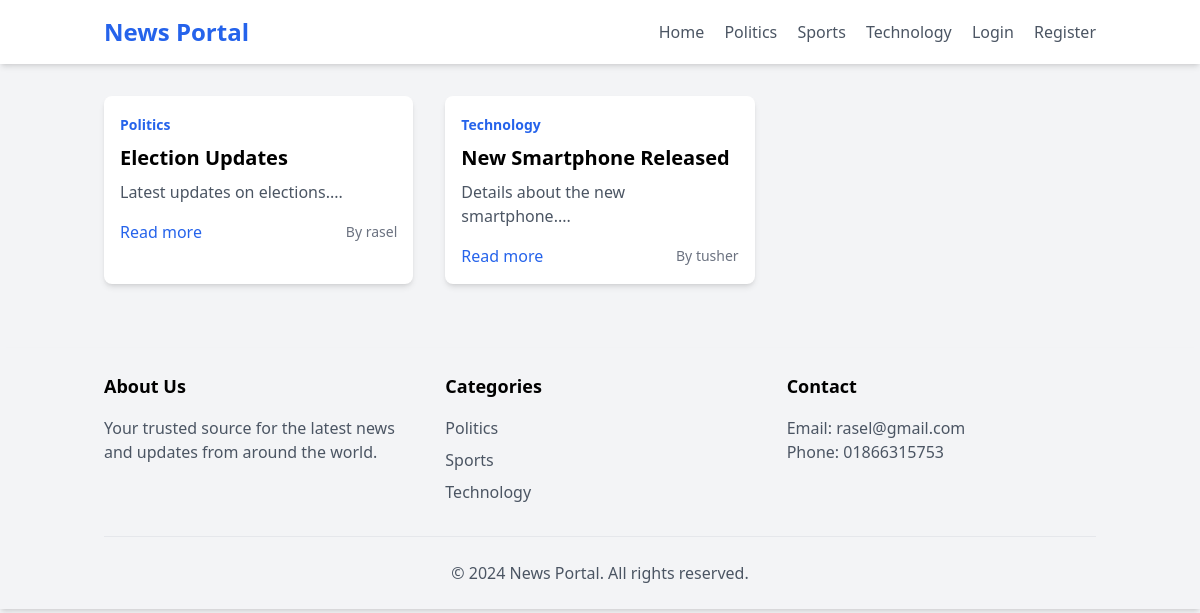
The page / on the database its author committed.
### tables this page shows
CREATE TABLE categories (
    id INT AUTO_INCREMENT PRIMARY KEY,
    name VARCHAR(100) NOT NULL,
    is_deleted BOOLEAN DEFAULT FALSE,
    created_at TIMESTAMP DEFAULT CURRENT_TIMESTAMP
);

CREATE TABLE news_posts (
    id INT AUTO_INCREMENT PRIMARY KEY,
    title VARCHAR(255) NOT NULL,
    content TEXT NOT NULL,
    author_id INT,
    category_id INT,
    subcategory_id INT,
    is_published BOOLEAN DEFAULT FALSE,
    is_deleted BOOLEAN DEFAULT FALSE,
    created_at TIMESTAMP DEFAULT CURRENT_TIMESTAMP,
    FOREIGN KEY (author_id) REFERENCES users(id),
    FOREIGN KEY (category_id) REFERENCES categories(id),
    FOREIGN KEY (subcategory_id) REFERENCES subcategories(id)
);

CREATE TABLE users (
    id INT AUTO_INCREMENT PRIMARY KEY,
    username VARCHAR(50) UNIQUE NOT NULL,
    email VARCHAR(100) UNIQUE NOT NULL,
    password VARCHAR(255) NOT NULL,
    is_admin BOOLEAN DEFAULT FALSE,
    created_at TIMESTAMP DEFAULT CURRENT_TIMESTAMP
);

### includes/database.php (called while the page is built, shortened)
<?php
function getConnection() {
    static $conn = null;
    if ($conn === null) {
        $conn = new mysqli(DB_HOST, DB_USER, DB_PASS, DB_NAME);
        $conn->set_charset("utf8mb4");
    }
    return $conn;
}
function executeQuery($sql, $params = [], $types = '') {
    $conn = getConnection();
    $stmt = $conn->prepare($sql);
    if ($params) {
        $stmt->bind_param($types, ...$params);
    }
    $stmt->execute();
    return $stmt;
}

### includes/functions.php (called while the page is built, shortened)
<?php
require_once __DIR__ . '/database.php';
function get_latest_news($limit = 10) {
    $sql = "SELECT n.*, c.name as category_name, u.username as author
            FROM news_posts n
            JOIN categories c ON n.category_id = c.id
            JOIN users u ON n.author_id = u.id
            WHERE n.is_published = 1 AND n.is_deleted = 0
            ORDER BY n.created_at DESC LIMIT ?";
    $stmt = executeQuery($sql, [$limit], 'i');
    return $stmt->get_result()->fetch_all(MYSQLI_ASSOC);
}
function get_categories() {
    $sql = "SELECT * FROM categories WHERE is_deleted = 0 ORDER BY name";
    $result = executeQuery($sql)->get_result();
    return $result->fetch_all(MYSQLI_ASSOC);
}

### public/index.php (the view, shortened to what this page needs)
<?php
require_once '../includes/functions.php';
$latest_news = get_latest_news(10);
$categories = get_categories();
?>
<!DOCTYPE html>
<html lang="en">
<head>
    <script src="https://cdn.tailwindcss.com"></script>
</head>
<body class="bg-gray-100">
    <?php include 'header.php'; ?>
    <main class="container mx-auto px-4 py-8">
        <div class="grid gap-8 md:grid-cols-2 lg:grid-cols-3">
            <?php foreach ($latest_news as $news): ?>
                <article class="bg-white rounded-lg shadow-md overflow-hidden">
                    <div class="p-4">
                        <span class="text-sm text-blue-600 font-semibold">
                            <?php echo htmlspecialchars($news['category_name']); ?>
                        </span>
                        <h2 class="text-xl font-bold mt-2 mb-2">
                            <?php echo htmlspecialchars($news['title']); ?>
                        </h2>
                        <p class="text-gray-600">
                            <?php echo substr(htmlspecialchars($news['content']), 0, 150) . '...'; ?>
                        </p>
                        <div class="mt-4 flex justify-between items-center">
                            <a href="news.php?id=<?php echo $news['id']; ?>"
                               class="text-blue-600 hover:underline">
                                Read more
                            </a>
                            <span class="text-sm text-gray-500">
                                By <?php echo htmlspecialchars($news['author']); ?>
                            </span>
                        </div>
                    </div>
                </article>
            <?php endforeach; ?>
        </div>
    </main>
    <?php include 'footer.php'; ?>
</body>
</html>

### public/header.php (shortened to what this page needs)
<!DOCTYPE html>
<header class="bg-white shadow-md">
    <nav class="container mx-auto px-4 py-4">
        <div class="flex justify-between items-center">
            <a href="index.php" class="text-2xl font-bold text-blue-600">
                <?php echo SITE_NAME; ?>
            </a>
            <div class="space-x-4">
                <a href="index.php" class="text-gray-600 hover:text-blue-600">Home</a>
                <?php foreach (get_categories() as $category): ?>
                    <a href="category.php?id=<?php echo $category['id']; ?>"
                       class="text-gray-600 hover:text-blue-600">
                        <?php echo htmlspecialchars($category['name']); ?>
                    </a>
                <?php endforeach; ?>
                <?php if (isset($_SESSION['user_id'])): ?>
                    <a href="profile.php" class="text-gray-600 hover:text-blue-600">Profile</a>
                    <a href="logout.php" class="text-gray-600 hover:text-blue-600">Logout</a>
                <?php else: ?>
                    <a href="login.php" class="text-gray-600 hover:text-blue-600">Login</a>
                    <a href="register.php" class="text-gray-600 hover:text-blue-600">Register</a>
                <?php endif; ?>
            </div>
        </div>
    </nav>
</header>

### public/footer.php
<footer class="bg-green shadow-md mt-8">
    <div class="container mx-auto px-4 py-6">
        <div class="grid grid-cols-1 md:grid-cols-3 gap-8">
            <div>
                <h3 class="text-lg font-bold mb-4">About Us</h3>
                <p class="text-gray-600">Your trusted source for the latest news and updates from around the world.</p>
            </div>
            <div>
                <h3 class="text-lg font-bold mb-4">Categories</h3>
                <ul class="space-y-2">
                    <?php foreach ($categories as $category): ?>
                        <li>
                            <a href="category.php?id=<?php echo $category['id']; ?>"
                               class="text-gray-600 hover:text-blue-600">
                                <?php echo $category['name']; ?>
                            </a>
                        </li>
                    <?php endforeach; ?>
                </ul>
            </div>
            <div>
                <h3 class="text-lg font-bold mb-4">Contact</h3>
                <p class="text-gray-600">Email: rasel@gmail.com</p>
                <p class="text-gray-600">Phone: 01866315753</p>
            </div>
        </div>
        <div class="border-t mt-8 pt-6 text-center text-gray-600">
            <p>&copy; <?php echo date('Y'); ?> News Portal. All rights reserved.</p>
        </div>
    </div>
</footer>

### rows shown on the page
categories: name "Politics"
categories: name "Sports"
categories: name "Technology"
news_posts: category.name "Politics", title "Election Updates", content "Latest updates on elections.", author.username "rasel"
news_posts: category.name "Technology", title "New Smartphone Released", content "Details about the new smartphone.", author.username "tusher"

### other values the page prints
SITE_NAME "News Portal"
